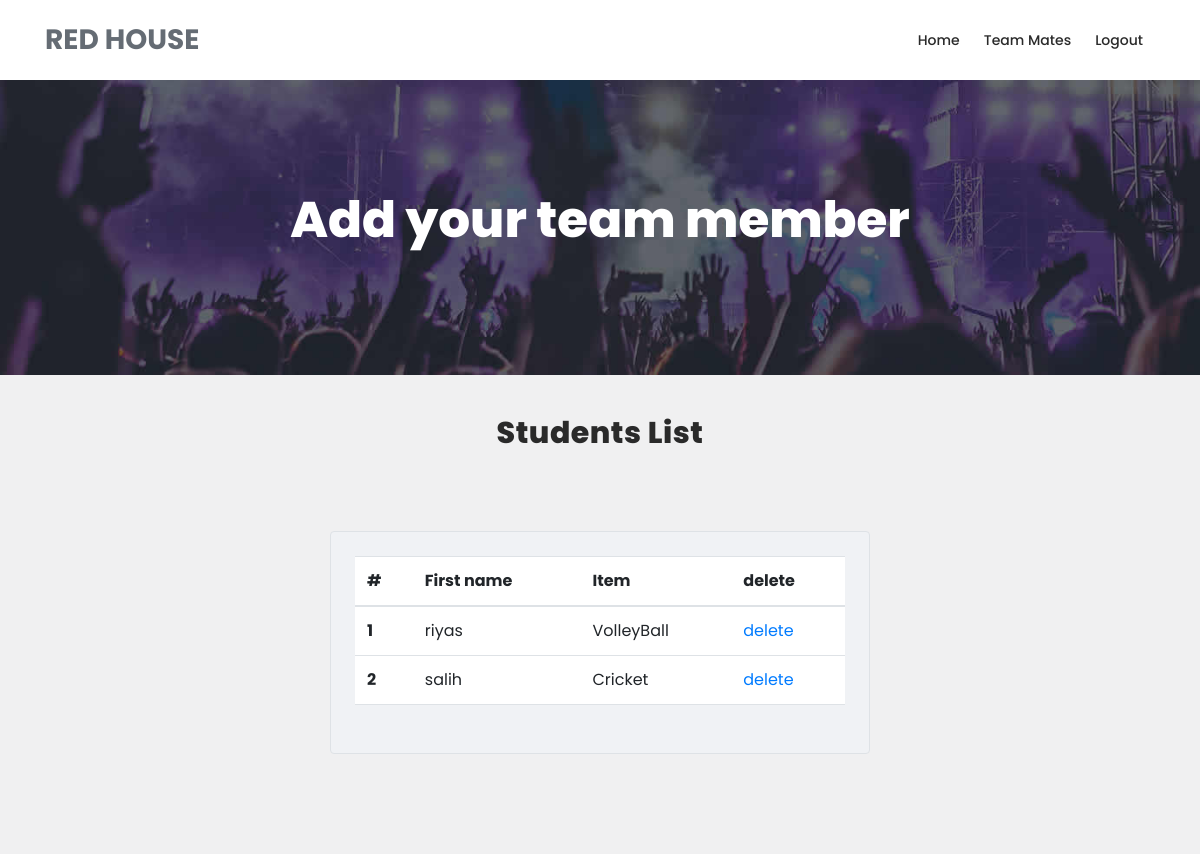
The app's page /red-studentitem/ (signed in) with its own data.
### home_app/models.py (models this page shows, shortened)
class SportsMembers(models.Model):
    sports=models.ForeignKey(Sports,on_delete=models.CASCADE)
    user=models.ForeignKey(CustomUser,on_delete=models.CASCADE)
    role=models.IntegerField()

class CustomUser(AbstractBaseUser,PermissionsMixin):
    username=models.CharField(max_length=100,unique=True)
    email=models.EmailField(blank=True,null=True)
    is_active=models.BooleanField(default=True,verbose_name='active')
    is_staff=models.BooleanField(default=True)
    role=models.IntegerField(choices=ROLL_CHOICE,null=True)
    created_at=models.DateTimeField(auto_now_add=True)
    updated=models.DateTimeField(auto_now=True)
    USERNAME_FIELD='username'
    REQUIRED_FIELDS=[]
    objects=CustomUserManager()
    def __str__(self):
        return self.username

class Sports(models.Model):
    name=models.CharField(max_length=20)
    place=models.CharField(max_length=20)
    image=models.ImageField(upload_to='images',blank=True)
    def __str__(self):
        return self.name

### home_app/views.py (the view)
# urls.py: path('red-studentitem/',views.redStudentsItems,name='red-studentitem' ),
@login_required(login_url='login')
def redStudentsItems(request):
    sportsmem_obj=SportsMembers.objects.filter(role=5)
    return render(request,'red_sports_students.html',{'std':sportsmem_obj})

### home_app/templates/red_sports_students.html (shortened to what this page needs)
{% load static %}
<!DOCTYPE html>
<html lang="en">
  <head>
    <link href="https://cdn.jsdelivr.net/npm/bootstrap@5.3.0-alpha3/dist/css/bootstrap.min.css" rel="stylesheet">
    <link rel="stylesheet" type="text/css" href="{% static 'assets/css/bootstrap.min.css' %}">
    <link rel="stylesheet" type="text/css" href="{% static 'assets/css/font-awesome.css' %}">
    <link rel="stylesheet" type="text/css" href="{% static 'assets/css/owl-carousel.css' %}">
    <link rel="stylesheet" href="{% static 'assets/css/tooplate-artxibition.css' %}">
    </head>
    <body>
    <header class="header-area header-sticky">
        <div class="container">
            <div class="row">
                <div class="col-12">
                    <nav class="main-nav">
                        <a href="index.html" class="logo">RED HOUSE</a>
                        <ul class="nav">
                            <li><a href="index.html">Home</a></li>
                            <li><a href="{% url 'red-team' %}">Team mates</a></li>
                            <li><a href="{% url 'logout' %}">Logout</a></li>
                        </ul>
                    </nav>
                </div>
            </div>
        </div>
    </header>
    <div class="page-heading-rent-venue">
        <div class="container">
            <div class="row">
                <div class="col-lg-12">
                    <h2>Add your team member</h2>
                </div>
            </div>
        </div>
    </div>
    <div class="shows-events-schedule">
        <div class="container">
            <div class="row">
                <div class="col-lg-12">
                    <div class="section-heading">
                        <h2>Students List</h2>
                    </div>
                </div>
                <div class="col-lg-12">
                    <div class="row d-flex justify-content-center" style="margin-top: 40px;">
                        <div class="col-md-8 col-lg-6">
                        <div class="card shadow-0 border" style="background-color: #f0f2f5;">
                            <div class="card-body p-4">
                            <div class="form-outline mb-4">
                                <table class="table">
                                    <thead>
                                      <tr>
                                        <th scope="col">#</th>
                                        <th scope="col">First name</th>
                                        <th scope="col">Item</th>
                                        <th scope="col">delete</th>
                                      </tr>
                                    </thead>
                                    <tbody>
                                        {% for m in std %}
                                      <tr>
                                        <th scope="row">{{forloop.counter}}</th>
                                        <td>{{m.user}}</td>
                                        <td>{{m.sports}}</td>
                                        <td><a href="{% url 'red-delete' m.id %}">delete</a></td>
                                      </tr>
                                      {% endfor %}
                                    </tbody>
                                  </table>
                            </div>
                            </div>
                        </div>
                        </div>
                    </div>
                </div>
            </div>
        </div>
    </div>
  </body>
</html>

### home_app/static/assets/css/tooplate-artxibition.css (style rules this page uses)
html, body, div, span, applet, object, iframe, h1, h2, h3, h4, h5, h6, p, blockquote, div pre, a, abbr, acronym, address, big, cite, code, del, dfn, em, font, img, ins, kbd, q, s, samp, small, strike, strong, sub, sup, tt, var, b, u, i, center, dl, dt, dd, ol, ul, li, figure, header, nav, section, article, aside, footer, figcaption { margin: 0; padding: 0; border: 0; outline: 0; }
ul, li { padding: 0; margin: 0; list-style: none; }
header, nav, section, article, aside, footer, hgroup { display: block; }
* { box-sizing: border-box; }
html, body { font-family: 'Poppins', sans-serif; font-weight: 400; background-color: #fff; font-size: 16px; -ms-text-size-adjust: 100%; -webkit-font-smoothing: antialiased; -moz-osx-font-smoothing: grayscale; }
a { text-decoration: none !important; }
h1, h2, h3, h4, h5, h6 { margin-top: 0px; margin-bottom: 0px; }
ul { margin-bottom: 0px; }
html, body { background: #fff; font-family: 'Poppins', sans-serif; }
.section-heading { text-align: center; margin-top: 40px; margin-bottom: 40px; }
.section-heading h2 { font-size: 30px; font-weight: 800; color: #2a2a2a; text-transform: capitalize; letter-spacing: 0.5px; margin-top: 0px; margin-bottom: 0px; }
.header-area { position: relative; top: 0px; left: 0px; right: 0px; z-index: 100; height: 80px; background: #fff; -webkit-transition: all .5s ease 0s; -moz-transition: all .5s ease 0s; -o-transition: all .5s ease 0s; transition: all .5s ease 0s; }
.header-area .main-nav { min-height: 80px; background: transparent; }
.header-area .main-nav .logo { line-height: 80px; color: #656c74; font-size: 28px; font-weight: 700; float: left; -webkit-transition: all 0.3s ease 0s; -moz-transition: all 0.3s ease 0s; -o-transition: all 0.3s ease 0s; transition: all 0.3s ease 0s; }
.header-area .main-nav .nav { float: right; margin-top: 27px; margin-right: 0px; background-color: transparent; -webkit-transition: all 0.3s ease 0s; -moz-transition: all 0.3s ease 0s; -o-transition: all 0.3s ease 0s; transition: all 0.3s ease 0s; position: relative; z-index: 999; }
.header-area .main-nav .nav li { padding-left: 20px; padding-right: 20px; }
.header-area .main-nav .nav li a { display: block; font-weight: 500; font-size: 14px; color: #2a2a2a; text-transform: capitalize; -webkit-transition: all 0.3s ease 0s; -moz-transition: all 0.3s ease 0s; -o-transition: all 0.3s ease 0s; transition: all 0.3s ease 0s; height: 40px; line-height: 40px; border: transparent; }
.header-area.header-sticky { min-height: 80px; }
.header-area.header-sticky .nav { margin-top: 20px !important; }
@media (max-width: 1200px) { .header-area .main-nav .nav li { padding-left: 12px; padding-right: 12px; } }
@media (max-width: 1200px) { .header-area .main-nav:before { display: none; } }
@media (min-width: 767px) { .header-area .main-nav .nav { display: flex !important; } }
.page-heading-rent-venue { background-image: url(../images/rent_venue_bg.jpg); background-size: cover; background-repeat: no-repeat; padding: 110px 0px; text-align: center; }
.page-heading-rent-venue h2 { font-size: 50px; color: #fff; font-weight: 800; margin-bottom: 15px; }
.shows-events-schedule { margin-top: 0px; padding-bottom: 100px; background-color: #f0f0f1; }

### records on screen
SportsMembers: user "riyas", sports "VolleyBall"
SportsMembers: user "salih", sports "Cricket"
